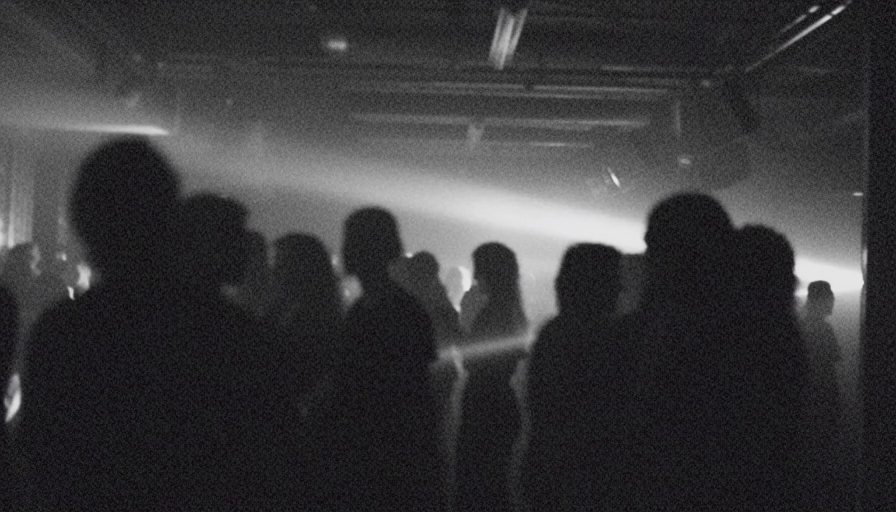
#> input picture frames/v1_frame_1_0.0s.jpg, 1792 x 1024 px (shown at 1/2 size)
$ python -i cinema_vfx_toolkit.py   (imports and definitions only)
#> lines starting #> are read from the running program, lines starting #| are printed output that depends on the picture; after the words box and inside, x2 and y2 are one past the last pixel; in counts of white or black regions, pixels touching at a corner belong together
#!/usr/bin/env python3
"""
CINEMA VFX TOOLKIT
Профессиональные функции для "СМОТРЕЛА" — Саймурр

Библиотека VFX эффектов уровня Hollywood production.
Все функции оптимизированы для MoviePy/NumPy.

Author: COLOR GRADING & VFX SUPERVISOR
Level: $500,000 Music Video Production
"""

import numpy as np
import cv2
from scipy.ndimage import gaussian_filter1d
from typing import Tuple, Optional, Dict, List


# ============================================================
# COLOR GRADING FUNCTIONS
# ============================================================

def cinematic_bw_conversion(frame: np.ndarray,
                            red_weight: float = 0.30,
                            green_weight: float = 0.59,
                            blue_weight: float = 0.11) -> np.ndarray:
    """
    ПРОФЕССИОНАЛЬНАЯ конверсия в B&W (luminosity-based).

    НЕ простая десатурация! Сохраняет контраст кожи и глаз.
    Основано на методике Roger Deakins (Blade Runner 2049).

    Args:
        frame: RGB frame (H, W, 3) uint8
        red_weight: вес красного канала (кожа)
        green_weight: вес зелёного канала (глаза, детали)
        blue_weight: вес синего канала (тени, атмосфера)

    Returns:
        Grayscale frame в RGB (H, W, 3)
    """
    img = frame.astype(np.float32) / 255.0

    # Weighted luminosity
    gray = (img[:,:,0] * red_weight +
            img[:,:,1] * green_weight +
            img[:,:,2] * blue_weight)

    # Clip
    gray = np.clip(gray, 0, 1)

    # Convert back to RGB (all channels same)
    result = np.stack([gray, gray, gray], axis=2)

    return (result * 255).astype(np.uint8)


# [81 lines left out: functions apply_s_curve_contrast, apply_lift_gamma_gain, apply_contrast, not called in this run]


def isolate_green_eyes_pro(frame: np.ndarray,
                          sat_boost: float = 0.85,
                          lum_boost: float = 0.20,
                          glow: float = 0.15,
                          hue_center: int = 80,
                          hue_tolerance: int = 15) -> np.ndarray:
    """
    ПРОФЕССИОНАЛЬНАЯ изоляция и усиление зелёных глаз.

    Ключевой эффект для "СМОТРЕЛА": B&W фон + изумрудно-зелёные глаза.

    Args:
        frame: RGB frame uint8
        sat_boost: насыщенность зелёного (0.5-1.5)
        lum_boost: яркость зелёного (0-0.3)
        glow: интенсивность свечения (0-0.3)
        hue_center: центр зелёного оттенка в HSV (OpenCV: 0-180)
        hue_tolerance: допуск по hue

    Returns:
        B&W frame с зелёными глазами uint8
    """
#> called with sat_boost = 0.85, lum_boost = 0.2, glow = 0.15, hue_center = 80, hue_tolerance = 15
    # Convert to HSV
    hsv = cv2.cvtColor(frame, cv2.COLOR_RGB2HSV).astype(np.float32)
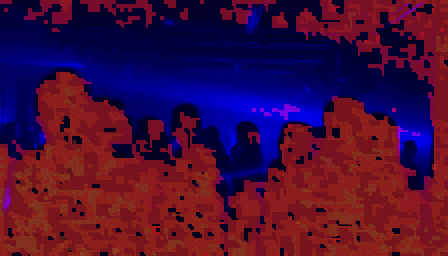
#> hsv: shape (1024, 1792, 3) float32 (shown at 1/4 size); mean R, G, B 70.2, 13.2, 57.8
    h, s, v = hsv[:,:,0], hsv[:,:,1], hsv[:,:,2]
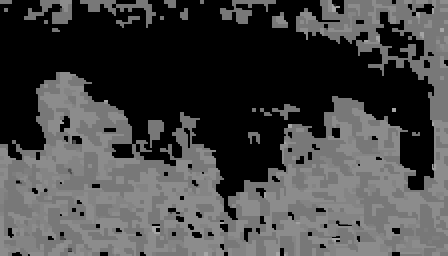
#> h: shape (1024, 1792) float32 (shown at 1/4 size); min 0, max 173, mean 69.9
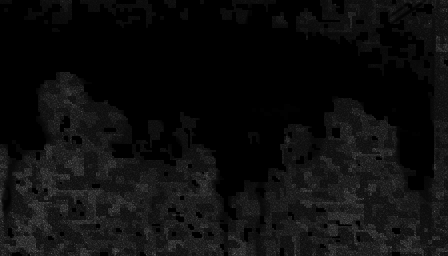
#> s: shape (1024, 1792) float32 (shown at 1/4 size); min 0, max 255, mean 13.2

    # Create mask for green hues (HSV hue range)
    hue_min = max(0, hue_center - hue_tolerance)
    hue_max = min(180, hue_center + hue_tolerance)

    hue_mask = ((h >= hue_min) & (h <= hue_max)).astype(np.float32)
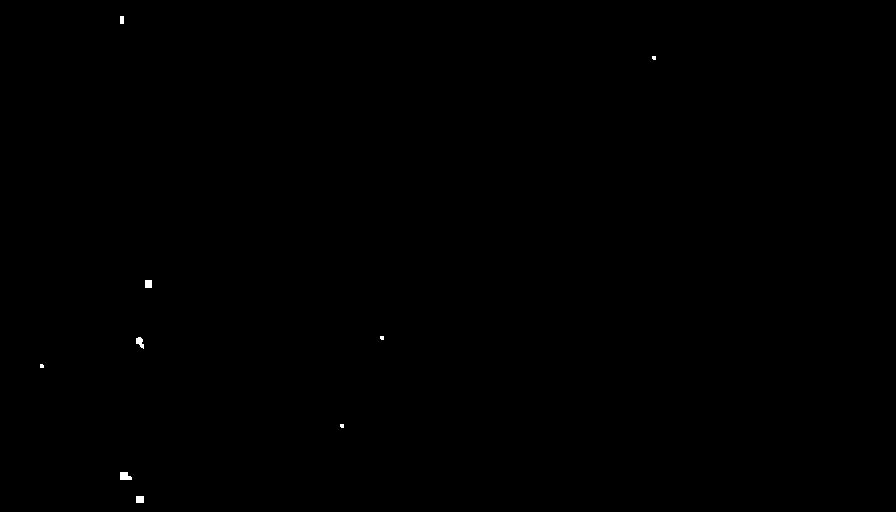
#> hue_mask: shape (1024, 1792) float32 (shown at 1/2 size); values 0 (black) and 1 (white), 0.07% white; 9 white regions, largest, box (x1, y1, x2, y2) and area: (240, 944, 264, 960) 312, (272, 674, 288, 698) 236, (290, 560, 304, 576) 224
    sat_mask = ((s >= 40) & (s <= 255)).astype(np.float32)
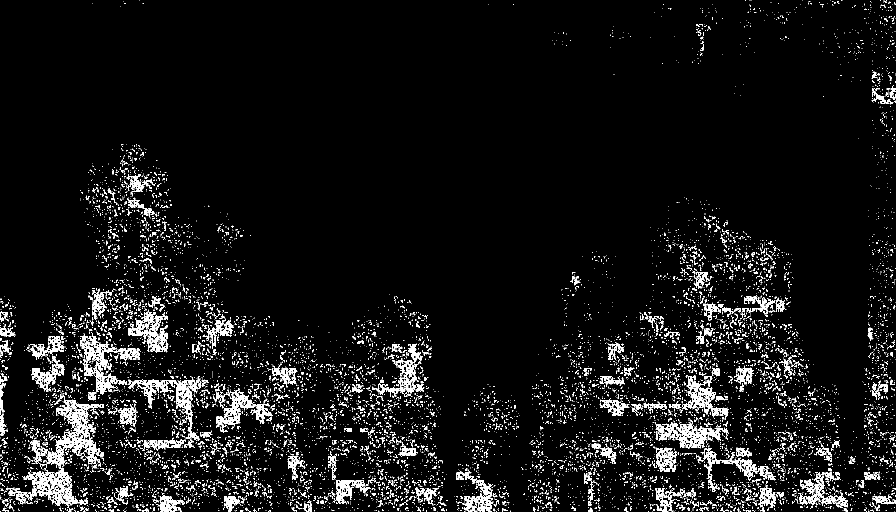
#> sat_mask: shape (1024, 1792) float32 (shown at 1/2 size); values 0 (black) and 1 (white), 6.5% white; 10149 white regions (9510 under 20 px), largest, box (x1, y1, x2, y2) and area: (12, 795, 208, 1016) 9134, (160, 666, 280, 789) 3802, (263, 755, 403, 854) 3011
    lum_mask = ((v >= 30) & (v <= 220)).astype(np.float32)
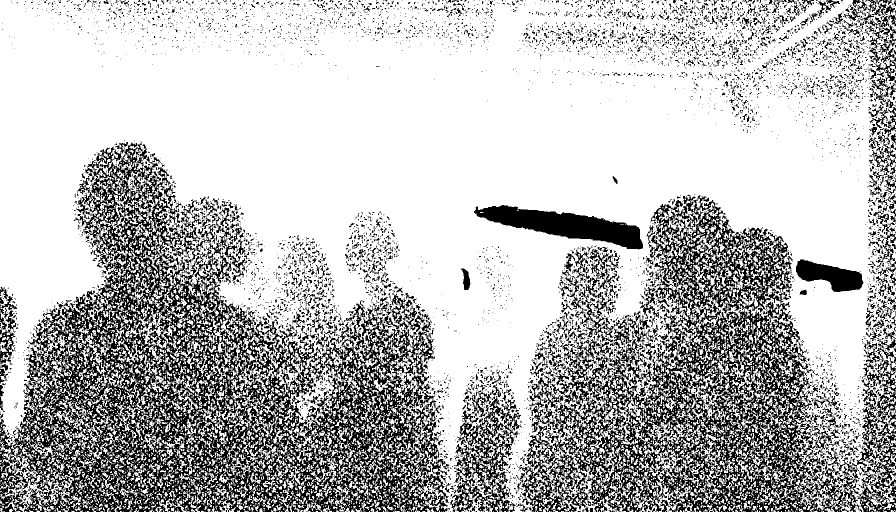
#> lum_mask: shape (1024, 1792) float32 (shown at 1/2 size); values 0 (black) and 1 (white), 73% white; 8112 black regions (7165 under 20 px), largest, box (x1, y1, x2, y2) and area: (0, 283, 898, 1024) 219848, (1038, 389, 1724, 1024) 134589, (948, 410, 1286, 499) 13521

    # Combine masks
    mask = hue_mask * sat_mask * lum_mask
#> mask: shape (1024, 1792) float32; every value is 0

    # Refine mask (morphological operations)
    kernel = cv2.getStructuringElement(cv2.MORPH_ELLIPSE, (5, 5))
    mask = cv2.erode(mask, kernel, iterations=1)
    mask = cv2.dilate(mask, kernel, iterations=2)

    # Gaussian blur для мягких краёв
    mask = cv2.GaussianBlur(mask, (7, 7), 2.0)

    # Create B&W base
    bw = cinematic_bw_conversion(frame)

    # Boost saturation and luminance в masked areas
    s_boosted = np.clip(s * (1 + sat_boost * mask), 0, 255)
    v_boosted = np.clip(v * (1 + lum_boost * mask), 0, 255)

    hsv[:,:,1] = s_boosted
    hsv[:,:,2] = v_boosted

    # Convert back to RGB
    colored = cv2.cvtColor(hsv.astype(np.uint8), cv2.COLOR_HSV2RGB)

    # Blend B&W + colored eyes
    mask_3d = np.stack([mask] * 3, axis=2)
#> mask_3d: shape (1024, 1792, 3) float32; every value is 0
    result = bw.astype(np.float32) * (1 - mask_3d) + colored.astype(np.float32) * mask_3d

    # Add green glow
    if glow > 0:
        result = add_green_glow(result.astype(np.uint8), mask, intensity=glow)

    return result.astype(np.uint8)


def add_green_glow(frame: np.ndarray,
                  mask: np.ndarray,
                  intensity: float = 0.15,
                  radius: int = 25,
                  color: Tuple[int, int, int] = (20, 180, 120)) -> np.ndarray:
    """
    Добавляет свечение вокруг зелёных глаз.

    Args:
        frame: RGB frame uint8
        mask: маска глаз (H, W) float [0, 1]
        intensity: интенсивность свечения
        radius: радиус blur для glow
        color: RGB цвет свечения (изумрудный)

    Returns:
        Frame с glow эффектом uint8
    """
#> called with intensity = 0.15, radius = 25, color = (20, 180, 120)
    # Blur mask для glow
    glow_mask = cv2.GaussianBlur(mask, (radius*2+1, radius*2+1), radius/2)

    # Create colored glow layer
    glow_layer = np.zeros_like(frame, dtype=np.float32)
    for i in range(3):
        glow_layer[:,:,i] = glow_mask * color[i] * intensity

    # Add glow (additive blending)
    result = frame.astype(np.float32) + glow_layer

    return np.clip(result, 0, 255).astype(np.uint8)


# ============================================================
# VFX EFFECTS
# ============================================================

# [389 lines left out: functions add_film_grain, add_chromatic_aberration, add_halation_bloom, add_vignette, add_light_leak, add_digital_glitch and 3 more, not called in this run]


# ============================================================
# SECTION-SPECIFIC GRADE PRESETS
# ============================================================

SECTION_PRESETS = {
    "INTRO": {
        "lift": -0.18,
        "gamma": 0.92,
        "gain": 1.05,
        "contrast": 1.30,
        "vignette_amount": 0.42,
        "grain_intensity": 0.14,
        "ca_intensity": 0.0015,
        "halation_threshold": 0.82,
        "halation_intensity": 0.12,
    },
    "BUILD": {
        "lift": -0.12,
        "gamma": 0.98,
        "gain": 1.12,
        "contrast": 1.42,
        "vignette_amount": 0.32,
        "grain_intensity": 0.18,
        "ca_intensity": 0.0022,
        "halation_threshold": 0.78,
        "halation_intensity": 0.08,
    },
    "PRE_DROP": {
        "lift": -0.05,
        "gamma": 1.05,
        "gain": 1.15,
        "contrast": 1.18,
        "vignette_amount": 0.20,
        "grain_intensity": 0.11,
        "ca_intensity": 0.0012,
        "halation_threshold": 0.80,
        "halation_intensity": 0.15,
    },
    "DROP": {
        "lift": -0.22,
        "gamma": 0.96,
        "gain": 1.22,
        "contrast": 1.55,
        "vignette_amount": 0.48,
        "grain_intensity": 0.28,
        "ca_intensity": 0.0045,
        "halation_threshold": 0.70,
        "halation_intensity": 0.28,
        "green_sat_boost": 0.85,
        "green_lum_boost": 0.20,
        "green_glow": 0.18,
    },
    "CLIMAX": {
        "lift": -0.18,
        "gamma": 1.02,
        "gain": 1.18,
        "contrast": 1.48,
        "vignette_amount": 0.50,
        "grain_intensity": 0.18,
        "ca_intensity": 0.0010,
        "halation_threshold": 0.68,
        "halation_intensity": 0.32,
        "green_sat_boost": 1.0,
        "green_lum_boost": 0.24,
        "green_glow": 0.22,
    },
    "PEAK": {
        "lift": -0.16,
        "gamma": 0.98,
        "gain": 1.16,
        "contrast": 1.42,
        "vignette_amount": 0.38,
        "grain_intensity": 0.24,
        "ca_intensity": 0.0028,
        "halation_threshold": 0.72,
        "halation_intensity": 0.20,
        "green_sat_boost": 0.6,
        "green_lum_boost": 0.10,
        "green_glow": 0.12,
    },
    "OUTRO": {
        "lift": -0.04,
        "gamma": 1.08,
        "gain": 1.04,
        "contrast": 1.12,
        "vignette_amount": 0.25,
        "grain_intensity": 0.08,
        "ca_intensity": 0.0015,
        "halation_threshold": 0.80,
        "halation_intensity": 0.10,
    },
}


# [96 lines left out: function apply_section_grade, not called in this run]


# ============================================================
# TESTING / EXAMPLE USAGE
# ============================================================

# [37 lines not run here, left out]

>>> import cv2
>>> picture = cv2.cvtColor(cv2.imread('frames/v1_frame_1_0.0s.jpg'), cv2.COLOR_BGR2RGB)
>>> result = isolate_green_eyes_pro(picture)

$ run again, on frames/v1_frame_2_3.7s.jpg
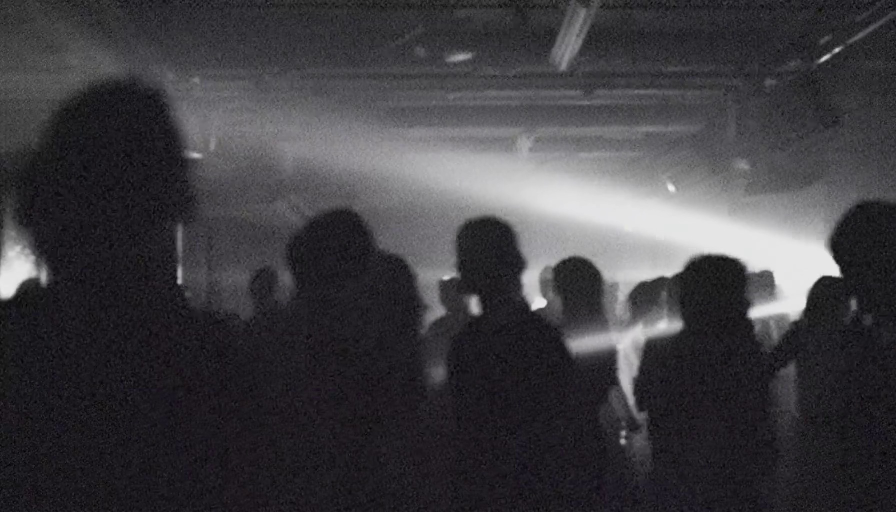
#> input picture frames/v1_frame_2_3.7s.jpg, 1792 x 1024 px (shown at 1/2 size)
#> hue_mask: shape (1024, 1792) float32; values 0 (black) and 1 (white), 0.07% white; 9 white regions (4 under 20 px), largest, box (x1, y1, x2, y2) and area: (1328, 448, 1376, 464) 768, (1488, 496, 1504, 512) 256, (1632, 896, 1640, 912) 121, (1650, 832, 1656, 848) 96, (920, 448, 928, 456) 55
#> in isolate_green_eyes_pro, `sat_mask = ((s >= 40) & (s <= 255)).astype(np.float32)`:
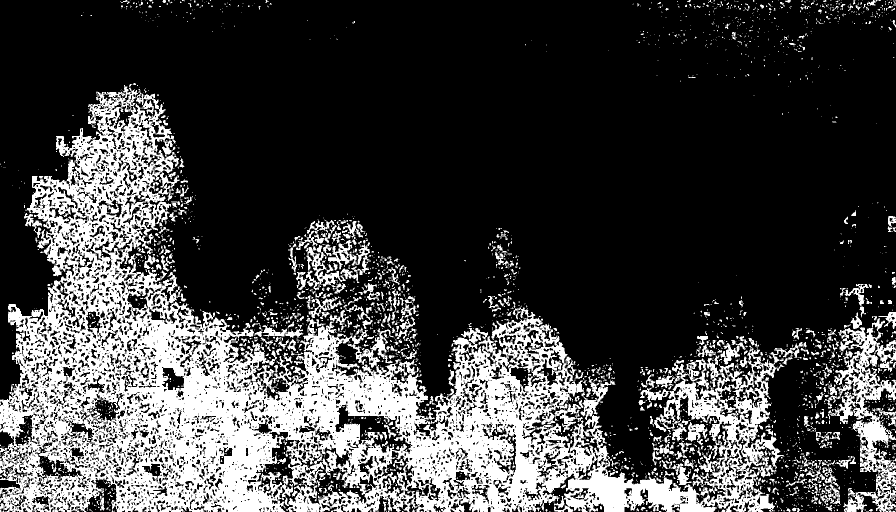
#> sat_mask: shape (1024, 1792) float32 (shown at 1/2 size); values 0 (black) and 1 (white), 25.7% white; 2946 white regions (2428 under 20 px), largest, box (x1, y1, x2, y2) and area: (0, 170, 1613, 1024) 394085, (1650, 636, 1792, 1024) 19149, (592, 461, 692, 581) 2566
#> in isolate_green_eyes_pro, `lum_mask = ((v >= 30) & (v <= 220)).astype(np.float32)`:
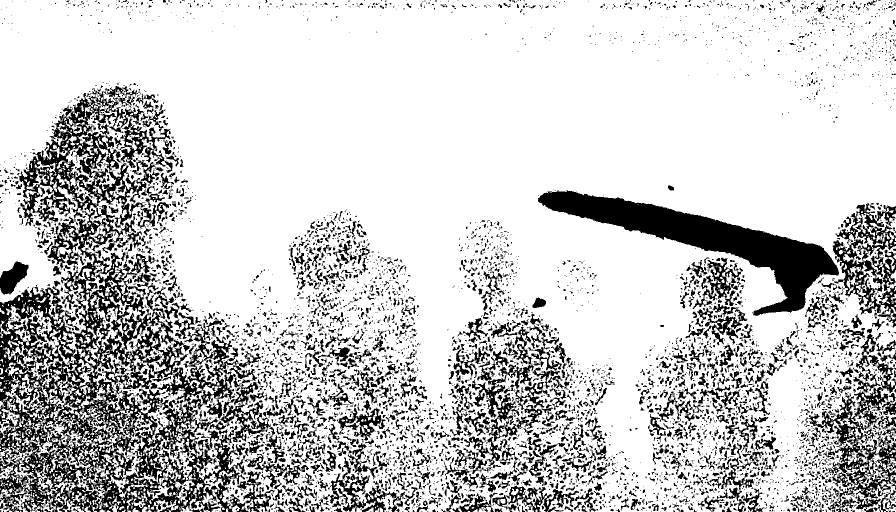
#> lum_mask: shape (1024, 1792) float32 (shown at 1/2 size); values 0 (black) and 1 (white), 79.2% white; 6258 black regions (4772 under 20 px), largest, box (x1, y1, x2, y2) and area: (0, 172, 522, 1024) 131572, (1076, 381, 1678, 632) 38839, (1617, 710, 1792, 1024) 13389
#> mask: shape (1024, 1792) float32; every value is 0
#> mask_3d: shape (1024, 1792, 3) float32; every value is 0
